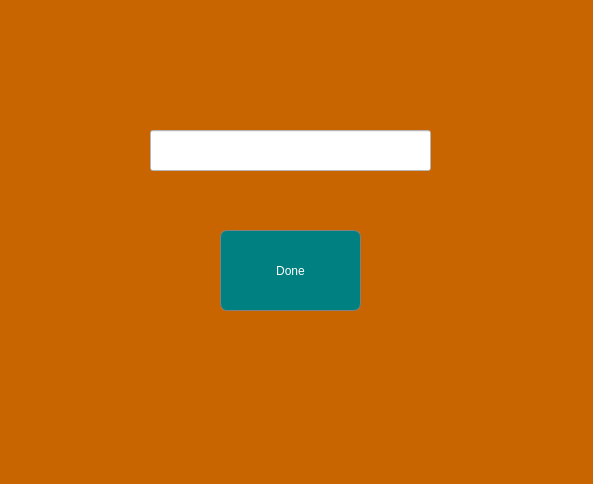
<?xml version="1.0" encoding="UTF-8"?>
<ui version="4.0">
 <class>Toencryptfile</class>
 <widget class="QDialog" name="Toencryptfile">
  <property name="geometry">
   <rect>
    <x>0</x>
    <y>0</y>
    <width>593</width>
    <height>484</height>
   </rect>
  </property>
  <property name="windowTitle">
   <string>Dialog</string>
  </property>
  <property name="styleSheet">
   <string notr="true">background:rgb(201,101,0);</string>
  </property>
  <widget class="QLineEdit" name="lineEdit_toencryptfile">
   <property name="enabled">
    <bool>false</bool>
   </property>
   <property name="geometry">
    <rect>
     <x>150</x>
     <y>130</y>
     <width>281</width>
     <height>41</height>
    </rect>
   </property>
   <property name="styleSheet">
    <string notr="true">background:rgb(255,255,255);</string>
   </property>
  </widget>
  <widget class="QPushButton" name="pushButton">
   <property name="geometry">
    <rect>
     <x>220</x>
     <y>230</y>
     <width>141</width>
     <height>81</height>
    </rect>
   </property>
   <property name="styleSheet">
    <string notr="true">border-radius:7px;
border:1px solid grey;
background:teal;
color:white</string>
   </property>
   <property name="text">
    <string>Done</string>
   </property>
  </widget>
 </widget>
 <resources/>
 <connections/>
</ui>
